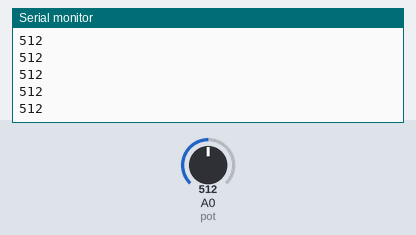
A sketch run on a simulated Arduino Uno, built with avr-gcc and run on an emulated ATmega328P. Shown: the last lines printed to the serial monitor. Inputs (shaded band) come from the test bench; at power-on: A0 (pot) = 512.

Above: at 1.2 s.
1.3 s: A0 (pot) set to 716
At 1.31 s:
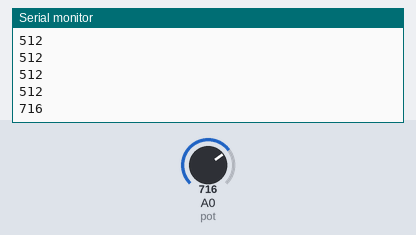
2.8 s: A0 (pot) set to 900
At 2.81 s:
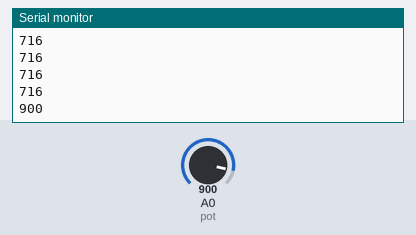
Timing chart, 0 to 5.8 s (numbered marks = the images above; inputs shaded):
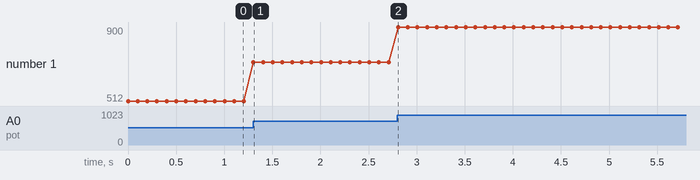

The sketch:

P17.ino
```cpp
int pot =A0;
void setup() {
  // put your setup code here, to run once:
  Serial.begin(9600);


}
int valor;
void loop() {
  // put your main code here, to run repeatedly:
  valor=analogRead(pot);
  Serial.println(valor);
  delay(100);

}
```

Measured:
- after the input at 1.3 s, the serial monitor: prints a new line at once (image 1)
- after the input at 2.8 s, the serial monitor: prints a new line at once (image 2)
- plotted number 1: 512 → 716 after the input at 1.3 s, 716 → 900 after the input at 2.8 s
